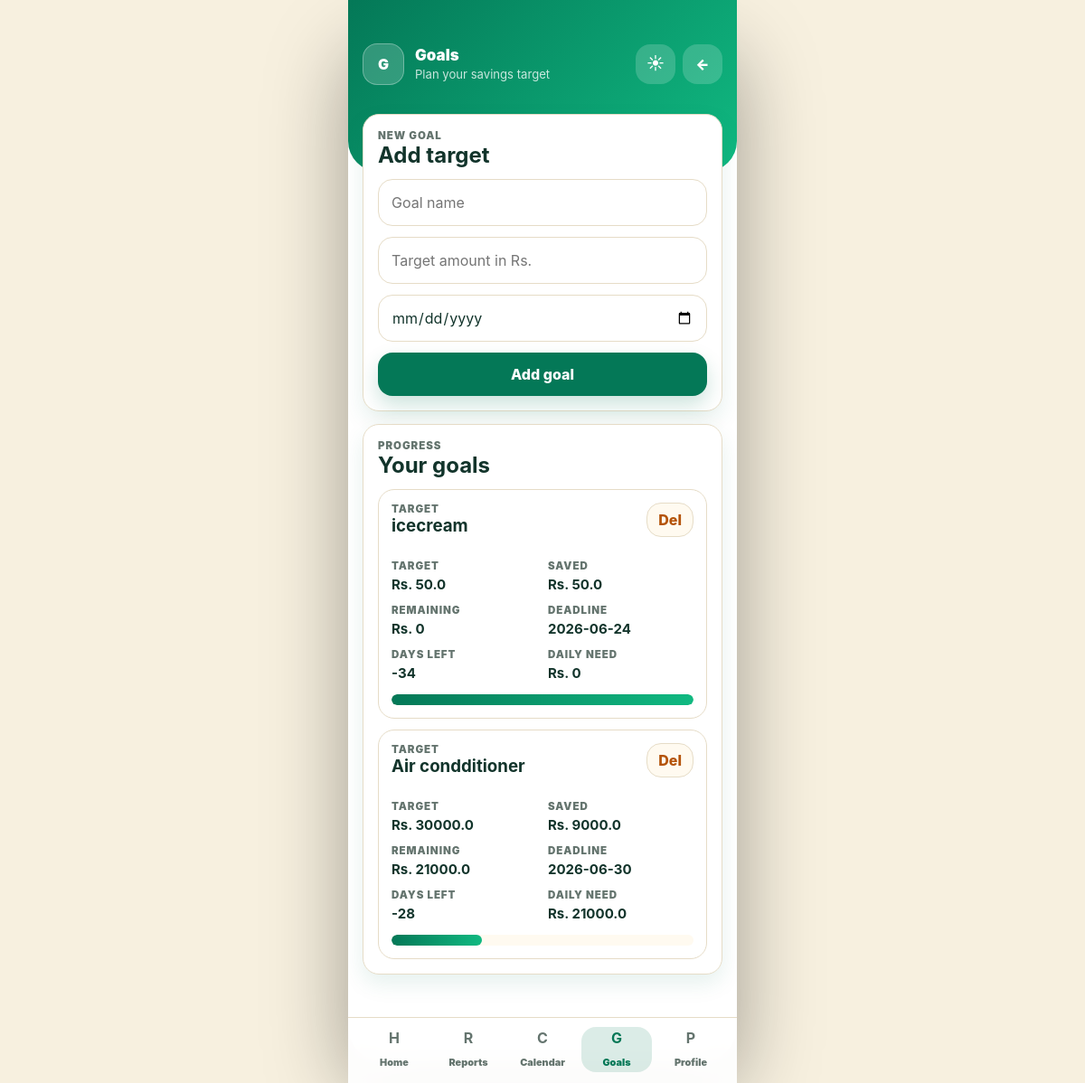
The app's page /goal-planner (signed in) with its own data.
### tables this page shows
CREATE TABLE goals (
            id INTEGER PRIMARY KEY AUTOINCREMENT,
            user TEXT NOT NULL,
            goal_name TEXT NOT NULL,
            target_amount REAL NOT NULL,
            saved_amount REAL DEFAULT 0,
            target_date TEXT NOT NULL,
            created_at DATETIME DEFAULT CURRENT_TIMESTAMP
        );

### app.py (the view)
@app.route('/goal-planner')
@login_required
def goal_planner():
    user = session['user']
    goals = build_goal_rows(user)
    return render_template("goal_planner.html", goals=goals, username=user)

### app.py (called while the page is built)
def get_conn(row_factory=None):
    conn = sqlite3.connect(DB_PATH, detect_types=sqlite3.PARSE_DECLTYPES | sqlite3.PARSE_COLNAMES)
    if row_factory:
        conn.row_factory = row_factory
    return conn

def login_required(f):
    @wraps(f)
    def decorated_function(*args, **kwargs):
        if "user" not in session:   # if no user session, redirect
            flash("Please login first!", "warning")
            return redirect(url_for("login"))
        return f(*args, **kwargs)
    return decorated_function

### templates/goal_planner.html (shortened to what this page needs)
<!DOCTYPE html>
<html lang="en">
<head>
  <link rel="stylesheet" href="{{ url_for('static', filename='style.css') }}">
</head>
<body>
  <main class="page">
    <header class="app-header">
      <div class="header-user">
        <div class="avatar">G</div>
        <div>
          <p class="app-title">Goals</p>
          <p class="app-subtitle">Plan your savings target</p>
        </div>
      </div>
      <div class="header-actions">
        <button class="theme-toggle" type="button" aria-label="Change theme" title="Change theme"></button>
        <a class="icon-button back-button" href="{{ url_for('dashboard') }}" aria-label="Back">&larr;</a>
      </div>
    </header>
    <section class="section">
      <span class="eyebrow">New goal</span>
      <h2>Add target</h2>
      <form action="{{ url_for('add_goal') }}" method="POST" class="form-grid">
        <input type="text" name="goal_name" placeholder="Goal name" required>
        <input type="number" step="0.01" name="target_amount" placeholder="Target amount in Rs." required>
        <input type="date" name="target_date" required>
        <button type="submit">Add goal</button>
      </form>
    </section>
    <section class="section">
      <span class="eyebrow">Progress</span>
      <h2>Your goals</h2>
      <div class="goal-list">
        {% for goal in goals %}
        <article class="goal-card">
          <div class="goal-head">
            <div>
              <span class="eyebrow">Target</span>
              <h3>{{ goal.goal_name }}</h3>
            </div>
            <form action="{{ url_for('delete_goal', goal_id=goal.id) }}" method="POST">
              <button type="submit" class="btn danger" onclick="return confirm('Do you want to delete this goal?')">Del</button>
            </form>
          </div>
          <div class="meta-grid">
            <div><span>Target</span><strong>Rs. {{ goal.target_amount }}</strong></div>
            <div><span>Saved</span><strong>Rs. {{ goal.saved_amount }}</strong></div>
            <div><span>Remaining</span><strong>Rs. {{ goal.remaining_amount }}</strong></div>
            <div><span>Deadline</span><strong>{{ goal.target_date }}</strong></div>
            <div><span>Days left</span><strong>{{ goal.days_left }}</strong></div>
            <div><span>Daily need</span><strong>Rs. {{ goal.daily_required }}</strong></div>
          </div>
          <div class="progress-bar" aria-label="Goal progress">
            <div class="progress-fill" style="width: {{ goal.progress }}%;">{{ goal.progress }}%</div>
          </div>
        </article>
        {% else %}
        <article class="goal-card">
          <h3>No goals yet</h3>
          <p class="tx-sub">Add your first savings target above.</p>
        </article>
        {% endfor %}
      </div>
    </section>
    <nav class="bottom-nav" aria-label="App tabs">
      <a href="{{ url_for('dashboard') }}"><b>H</b><span>Home</span></a>
      <a href="{{ url_for('visualization') }}"><b>R</b><span>Reports</span></a>
      <a href="{{ url_for('calendar_view') }}"><b>C</b><span>Calendar</span></a>
      <a class="active" href="{{ url_for('goal_planner') }}"><b>G</b><span>Goals</span></a>
      <a href="{{ url_for('profile') }}"><b>P</b><span>Profile</span></a>
    </nav>
  </main>
</body>
</html>

### records on screen
goals: goal_name "icecream", target_amount "50.0", saved_amount "50.0", remaining_amount "0", target_date "2026-06-24", days_left "-34", daily_required "0", {{ goal.progress }} 100 (drawn)
goals: goal_name "Air condditioner", target_amount "30000.0", saved_amount "9000.0", remaining_amount "21000.0", target_date "2026-06-30", days_left "-28", daily_required "21000.0", {{ goal.progress }} 30.0 (drawn)
